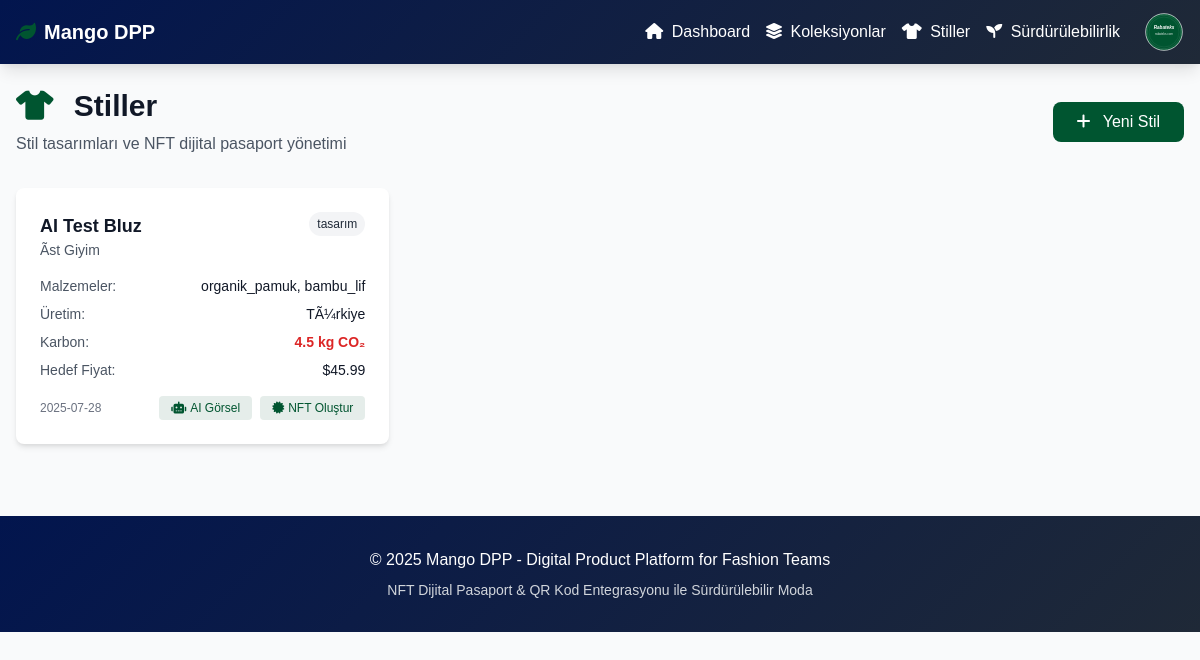
The page /styles on the database as committed earlier.
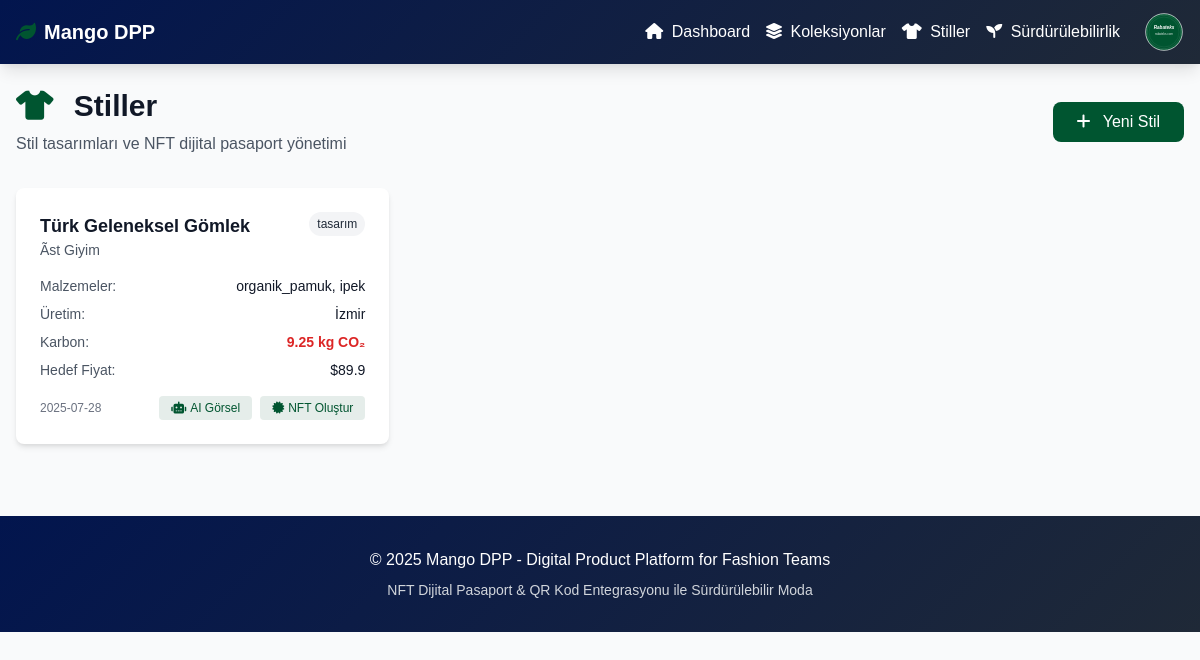
The same page on the database as committed later.
### models.py (models this page shows)
class Style(Base):
    __tablename__ = "styles"
    id = Column(String, primary_key=True)
    name = Column(String, nullable=False)
    collection_id = Column(String, ForeignKey("collections.id"))
    category = Column(String, nullable=False)
    materials = Column(JSON)  # Store as JSON array
    target_price = Column(Float)
    production_location = Column(String)
    supplier = Column(String)
    carbon_footprint = Column(Float)
    status = Column(String, default="tasarım")
    image_url = Column(String)
    nft_id = Column(String)
    created_at = Column(DateTime, default=datetime.utcnow)
    collection = relationship("Collection", back_populates="styles")

### main.py (the view)
@app.get("/styles")
async def styles_page(request: Request, db: Session = Depends(get_db)):
    styles = mango_dpp.get_styles(db)
    collections = mango_dpp.get_collections(db)
    response = templates.TemplateResponse("styles.html", {
        "request": request,
        "styles": styles,
        "collections": collections
    })
    response.headers["Content-Type"] = "text/html; charset=utf-8"
    return response

### templates/styles.html (shortened to what this page needs)
{% extends "base.html" %}
{% block content %}
<div class="mb-8 flex justify-between items-center">
    <div>
        <h1 class="text-3xl font-bold text-gray-900 mb-2">
            <i class="fas fa-tshirt text-primary mr-3"></i>
            Stiller
        </h1>
        <p class="text-gray-600">Stil tasarımları ve NFT dijital pasaport yönetimi</p>
    </div>
    <button onclick="showCreateModal()" class="bg-primary text-white px-6 py-2 rounded-lg btn-primary transition-colors">
        <i class="fas fa-plus mr-2"></i>
        Yeni Stil
    </button>
</div>
<div class="grid grid-cols-1 md:grid-cols-2 lg:grid-cols-3 gap-6">
    {% for style in styles %}
    <div class="bg-white rounded-lg shadow-md p-6 card-hover">
        <div class="flex justify-between items-start mb-4">
            <div>
                <h3 class="text-lg font-semibold text-gray-900">{{ style.name }}</h3>
                <p class="text-sm text-gray-600">{{ style.category }}</p>
            </div>
            <div class="flex items-center space-x-2">
                <span class="bg-gray-100 text-gray-800 text-xs px-2 py-1 rounded-full">
                    {{ style.status }}
                </span>
            </div>
        </div>
        <div class="space-y-2 mb-4">
            <div class="flex justify-between text-sm">
                <span class="text-gray-600">Malzemeler:</span>
                <span class="text-gray-900">{{ style.materials|join(", ") }}</span>
            </div>
            <div class="flex justify-between text-sm">
                <span class="text-gray-600">Üretim:</span>
                <span class="text-gray-900">{{ style.production_location }}</span>
            </div>
            <div class="flex justify-between text-sm">
                <span class="text-gray-600">Karbon:</span>
                <span class="text-red-600 font-semibold">{{ style.carbon_footprint }} kg CO₂</span>
            </div>
            <div class="flex justify-between text-sm">
                <span class="text-gray-600">Hedef Fiyat:</span>
                <span class="text-gray-900">${{ style.target_price }}</span>
            </div>
        </div>
        <div class="flex justify-between items-center">
            <span class="text-xs text-gray-500">
                {{ style.created_at.strftime('%Y-%m-%d') if style.created_at else '' }}
            </span>
            <div class="flex space-x-2">
                {% if not style.image_url %}
                <button onclick="generateImage('{{ style.id }}')" class="bg-primary-light text-primary px-3 py-1 rounded text-xs hover:bg-green-200 transition-colors">
                    <i class="fas fa-robot mr-1"></i>AI Görsel
                </button>
                {% endif %}
                {% if style.nft_id %}
                <button onclick="viewNFT('{{ style.nft_id }}')" class="bg-navy-light text-navy px-3 py-1 rounded text-xs hover:bg-blue-200 transition-colors">
                    <i class="fas fa-eye mr-1"></i>NFT Görüntüle
                </button>
                {% else %}
                <button onclick="generateNFT('{{ style.id }}')" class="bg-primary-light text-primary px-3 py-1 rounded text-xs hover:bg-green-200 transition-colors">
                    <i class="fas fa-certificate mr-1"></i>NFT Oluştur
                </button>
                {% endif %}
            </div>
        </div>
    </div>
    {% endfor %}
</div>
{% endblock %}

Rows that differ between the two databases and show on the page:
removed Style: name "AI Test Bluz", category "Ãst Giyim", status "tasarım", materials "organik_pamuk, bambu_lif", production_location "TÃ¼rkiye", carbon_footprint "4.5", target_price "45.99", created_at "2025-07-28"
added Style: name "Türk Geleneksel Gömlek", category "Ãst Giyim", status "tasarım", materials "organik_pamuk, ipek", production_location "İzmir", carbon_footprint "9.25", target_price "89.9", created_at "2025-07-28"
